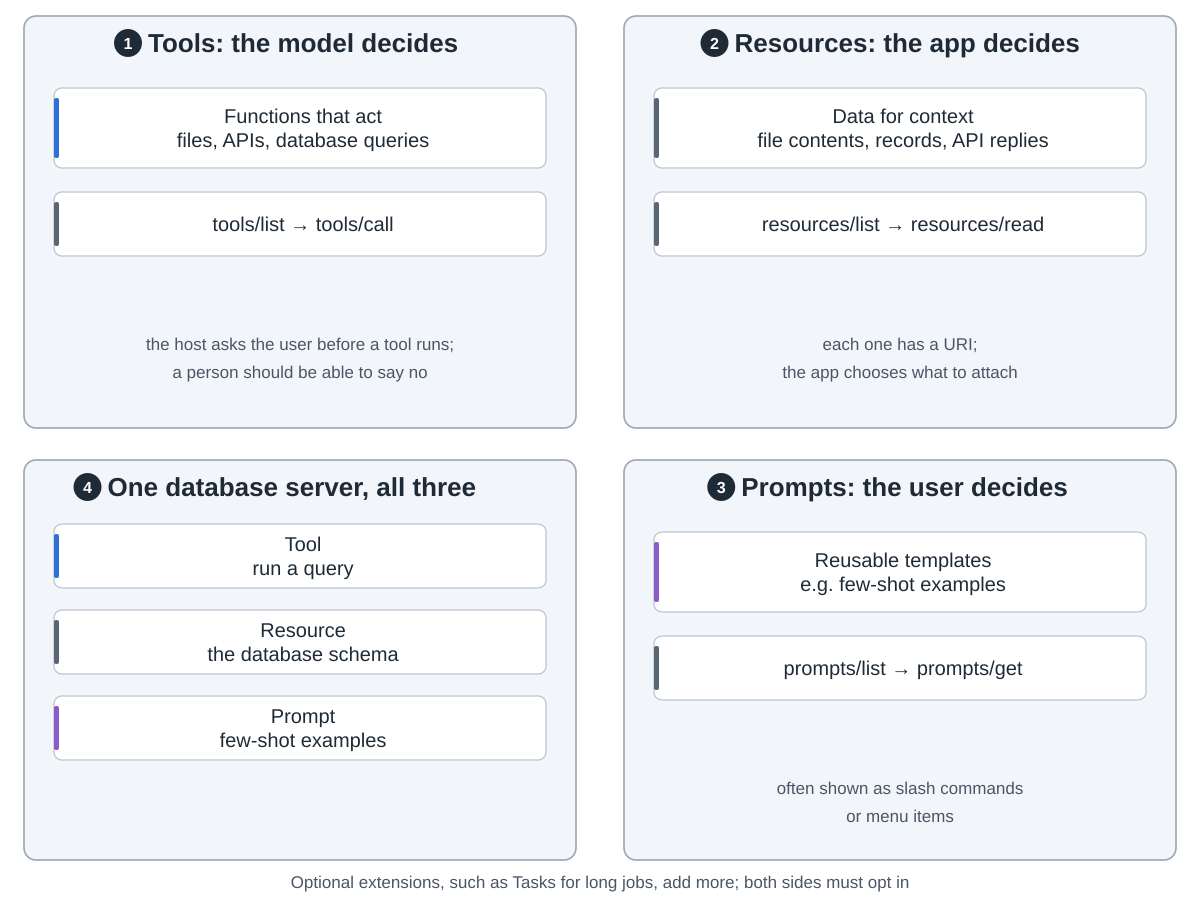

Generate this figure with Python:
"""What MCP servers offer: tools, resources, prompts, and who decides when each is used.  Drawn from
https://modelcontextprotocol.io/docs/learn/architecture (Primitives, the database example) and
https://modelcontextprotocol.io/specification/2026-07-28/server (control hierarchy), .../server/tools
(human in the loop), .../server/resources (URI), .../server/prompts (slash commands), the spec index
(Security: consent before invoking a tool; Extensions are opt-in on both sides).
Protocol version 2026-07-28, read 2026-10-05.  Run: python3 primitives.py

Snake order: 1 tools (top left) -> 2 resources (top right) -> 3 prompts (bottom right) ->
4 one database server offering all three (bottom left)."""
import sys
from pathlib import Path

sys.path.insert(0, str(Path(__file__).resolve().parents[2] / "tools"))
from archdiagram import Diagram  # noqa: E402

L, R, W = 24, 624, 552
T1, H1 = 16, 412
T2, H2 = 460, 400


def col(x, top, cards, h=64, gap=22, y0=64):
    """One column of wide cards, top to bottom."""
    for i, (lbl, kind) in enumerate(cards):
        d.card(x + 30, top + y0 + i * (h + gap), lbl, kind, w=492, h=h)


def kind_card(x, top, what, methods, kind):
    """The primitive card, then the two methods the client uses for it."""
    d.card(x + 30, top + 72, what, kind, w=492, h=80)
    d.card(x + 30, top + 176, methods, "data", w=492, h=64)


d = Diagram("What MCP servers offer",
            "1 Tools: the model decides. Functions that act, such as file operations, API calls or database "
            "queries. The client finds them with tools/list and runs one with tools/call. The host asks the user "
            "before a tool runs, and a person should be able to say no. "
            "2 Resources: the app decides. Data for context, such as file contents, database records or API "
            "replies, each with a URI. Found with resources/list, read with resources/read. "
            "3 Prompts: the user decides. Reusable templates such as few-shot examples, often shown as slash "
            "commands or menus. Found with prompts/list, fetched with prompts/get. "
            "4 Example from the docs: one database server offers a tool to run a query, a resource with the "
            "schema, and a prompt with few-shot examples. Optional extensions such as Tasks add more; both "
            "sides must opt in.")

d.group(L, T1, W, H1, "Tools: the model decides", 1)
kind_card(L, T1, "Functions that act|files, APIs, database queries", "tools/list → tools/call", "coding")
d.note(L + W / 2, T1 + 334, "the host asks the user before a tool runs;")
d.note(L + W / 2, T1 + 362, "a person should be able to say no")

d.group(R, T1, W, H1, "Resources: the app decides", 2)
kind_card(R, T1, "Data for context|file contents, records, API replies", "resources/list → resources/read", "data")
d.note(R + W / 2, T1 + 334, "each one has a URI;")
d.note(R + W / 2, T1 + 362, "the app chooses what to attach")

d.group(R, T2, W, H2, "Prompts: the user decides", 3)
kind_card(R, T2, "Reusable templates|e.g. few-shot examples", "prompts/list → prompts/get", "write")
d.note(R + W / 2, T2 + 334, "often shown as slash commands")
d.note(R + W / 2, T2 + 362, "or menu items")

d.group(L, T2, W, H2, "One database server, all three", 4)
col(L, T2, [("Tool|run a query", "coding"), ("Resource|the database schema", "data"),
            ("Prompt|few-shot examples", "write")])

d.note(600, 888, "Optional extensions, such as Tasks for long jobs, add more; both sides must opt in")

d.save(Path(__file__).with_name("primitives.svg"))
